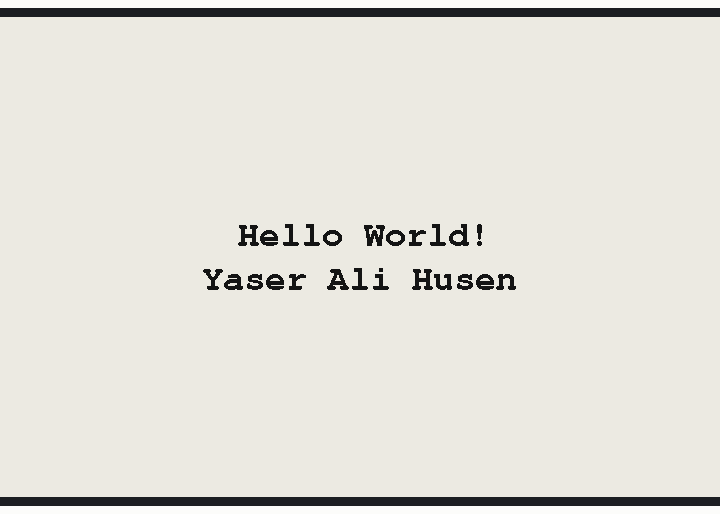
Bench run of a sketch on a simulated ESP32. Shown: 800×480 one-colour display. What the sketch prints to the serial monitor is not drawn.

Above: at 4.1 s.
At 5.3 s:
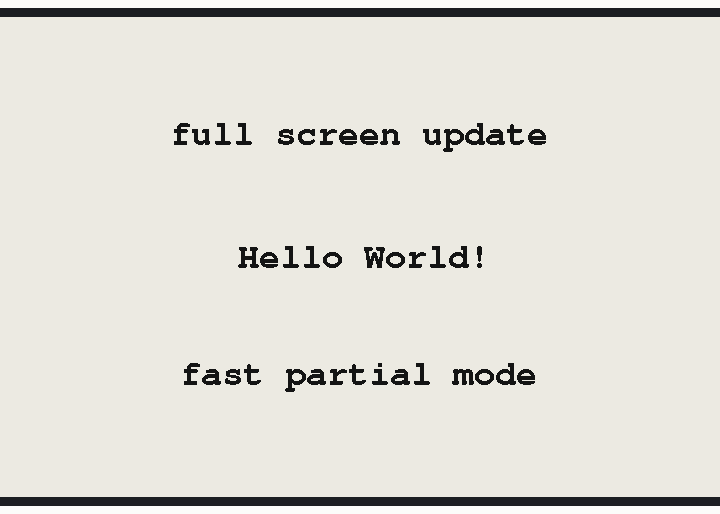
At 16.5 s:
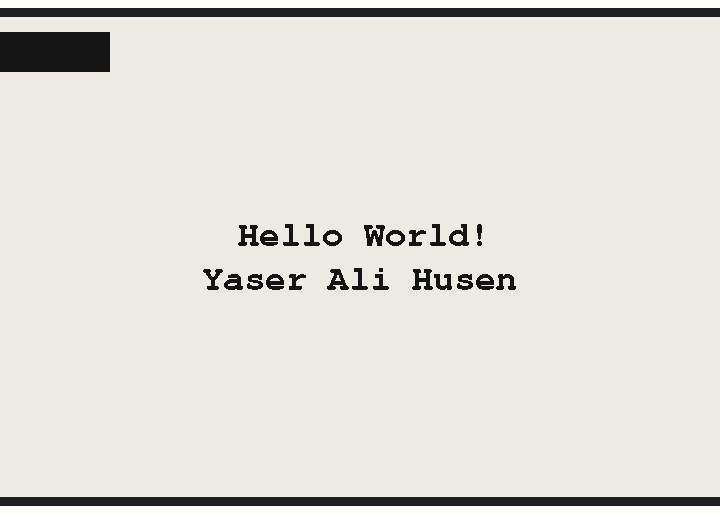
At 21.9 s:
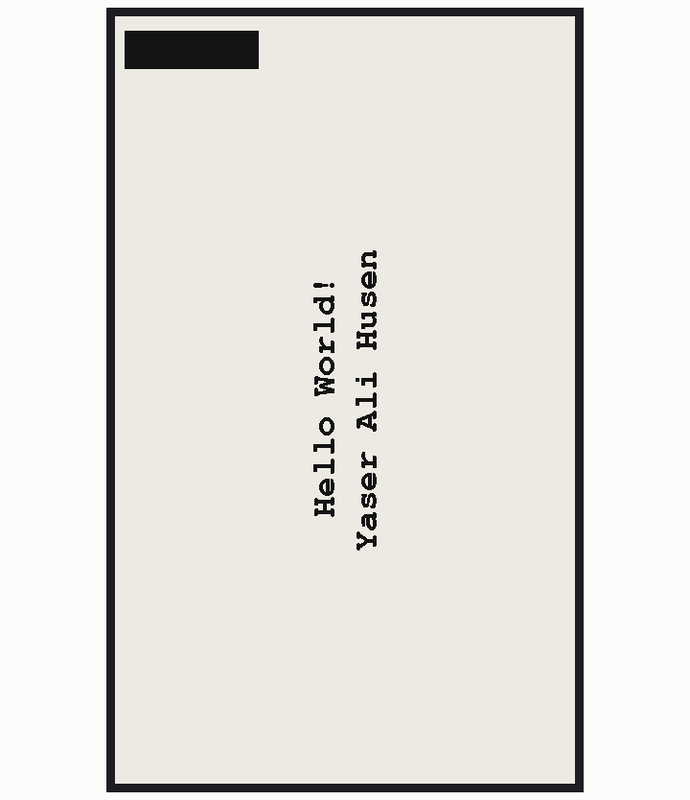
At 27.3 s:
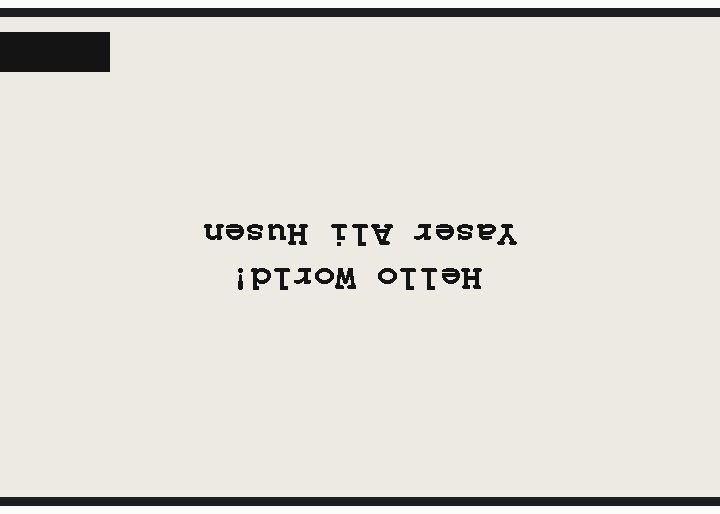
At 38.1 s:
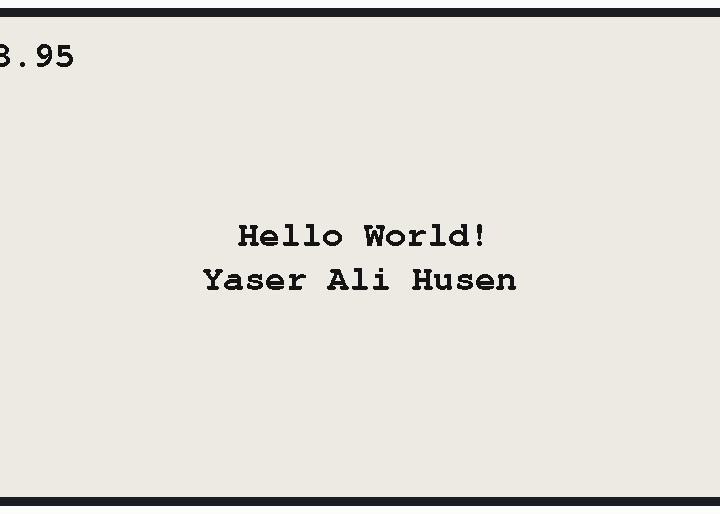

Measured:
- what the display in image 1 shows lasts 5.0 s, from 5.3 s to 10.3 s
- what the display in image 2 shows lasts 3.2 s, from 16.5 s to 19.7 s

The sketch:

ESP32_4.26_HelloWorld.ino
```cpp
// base class GxEPD2_GFX can be used to pass references or pointers to the display instance as parameter, uses ~1.2k more code
// enable or disable GxEPD2_GFX base class
#define ENABLE_GxEPD2_GFX 0

#include <GxEPD2_BW.h>
#include <GxEPD2_3C.h>
#include <Fonts/FreeMonoBold18pt7b.h>

// ESP32 CS(SS)=5,SCL(SCK)=18,SDA(MOSI)=23,BUSY=15,RES(RST)=2,DC=0

// 1.54'' EPD Module
//GxEPD2_BW<GxEPD2_154_D67, GxEPD2_154_D67::HEIGHT> display(GxEPD2_154_D67(/*CS=5*/ 15, /*DC=*/ 4, /*RES=*/ 5, /*BUSY=*/ 16)); // GDEH0154D67 200x200, SSD1681

// 2.13'' EPD Module
//GxEPD2_BW<GxEPD2_213_BN, GxEPD2_213_BN::HEIGHT> display(GxEPD2_213_BN(/*CS=5*/ 15, /*DC=*/ 4, /*RES=*/ 5, /*BUSY=*/ 16)); // DEPG0213BN 122x250, SSD1680
//GxEPD2_3C<GxEPD2_213_Z98c, GxEPD2_213_Z98c::HEIGHT> display(GxEPD2_213_Z98c(/*CS=5*/ 15, /*DC=*/ 4, /*RES=*/ 5, /*BUSY=*/ 16)); // GDEY0213Z98 122x250, SSD1680

// 2.9'' EPD Module
//GxEPD2_BW<GxEPD2_290_BS, GxEPD2_290_BS::HEIGHT> display(GxEPD2_290_BS(/*CS=5*/ 15, /*DC=*/ 4, /*RES=*/ 5, /*BUSY=*/ 16)); // DEPG0290BS 128x296, SSD1680
//GxEPD2_3C<GxEPD2_290_C90c, GxEPD2_290_C90c::HEIGHT> display(GxEPD2_290_C90c(/*CS=5*/ 15, /*DC=*/ 4, /*RES=*/ 5, /*BUSY=*/ 16)); // GDEM029C90 128x296, SSD1680

// 4.2'' EPD Module
//GxEPD2_BW<GxEPD2_420_GDEY042T81, GxEPD2_420_GDEY042T81::HEIGHT> display(GxEPD2_420_GDEY042T81(/*CS=5*/ 15, /*DC=*/ 4, /*RES=*/ 5, /*BUSY=*/ 16)); // 400x300, SSD1683

// 4.26'' EPD Module
GxEPD2_BW<GxEPD2_426_GDEQ0426T82, GxEPD2_426_GDEQ0426T82::HEIGHT> display(GxEPD2_426_GDEQ0426T82(/*CS=5*/ 5, /*DC=*/ 0, /*RES=*/ 2, /*BUSY=*/ 15)); // DEPG0213BN 122x250, SSD1680


void setup()
{
  display.init(115200,true,200,false);           //115200: Kecepatan komunikasi serial (baud rate),true: Menyalakan layar saat diinisialisasi, 50: Timeout dalam milidetik, false: Tidak mereset layar secara penuh saat inisialisasi
  helloWorld();                                 //memanggil prosedur
  helloFullScreenPartialMode();                 //memanggil prosedur
  delay(1000);
  if (display.epd2.hasFastPartialUpdate)        //Mengecek apakah layar mendukung partial update cepat
  {
    showPartialUpdate();                        //Memanggil prosedur showPartialUpdate, yang kemungkinan menampilkan pembaruan pada area tertentu layar
    delay(1000);
  }
  display.hibernate();                          //Mode ini mematikan layar untuk menghemat daya, sangat penting pada perangkat bertenaga baterai.
}

const char HelloWorld[] = "Hello World!";
const char HelloWeACtStudio[] = "Yaser Ali Husen";

void helloWorld()
{
  display.setRotation(0);
  display.setFont(&FreeMonoBold18pt7b);
  display.setTextColor(GxEPD_BLACK);
  int16_t tbx, tby;                             //integer dengan negatif, untuk kordinat posisi x,y
  uint16_t tbw, tbh;                            //integer non negatf, untuk lebar kotak dan tinggi kotak
  display.getTextBounds(HelloWorld, 0, 0, &tbx, &tby, &tbw, &tbh); //Menghitung dimensi teks (lebar dan tinggi) serta offset (tbx dan tby).
  // center the bounding box by transposition of the origin:
  uint16_t x = ((display.width() - tbw) / 2) - tbx;
  uint16_t y = ((display.height() - tbh) / 2) - tby;
  display.setFullWindow();                      //mengatur area tampilan penuh sebagai wilayah aktif untuk menggambar
  display.firstPage();                          //Memulai proses menggambar pada layar e-paper.
  do                                            //Melakukan looping untuk menggambar konten pada layar
  {
    display.fillScreen(GxEPD_WHITE);            //Membersihkan layar dan mengisinya dengan warna putih sebagai latar belakang.
    display.setCursor(x, y-tbh);                //Menentukan posisi untuk mencetak teks pertama (HelloWorld). Posisi disesuaikan agar teks sedikit lebih tinggi dari pusat (y - tbh)
    display.print(HelloWorld);                  //Menampilkan teks "Hello World!" pada koordinat yang telah dihitung sebelumnya
    display.setTextColor(display.epd2.hasColor ? GxEPD_RED : GxEPD_BLACK); //Mengatur warna teks berdasarkan kemampuan layar, Jika layar mendukung warna, gunakan warna merah (GxEPD_RED), Jika tidak, gunakan warna hitam (GxEPD_BLACK).
    display.getTextBounds(HelloWeACtStudio, 0, 0, &tbx, &tby, &tbw, &tbh); //Menghitung dimensi teks "WeAct Studio" (tbw, tbh) dan posisi offset (tbx, tby).
    x = ((display.width() - tbw) / 2) - tbx;    //Menghitung ulang koordinat x untuk memusatkan teks "WeAct Studio".
    display.setCursor(x, y+tbh);                //Menentukan posisi untuk mencetak teks kedua di bawah teks pertama (y + tbh).
    display.print(HelloWeACtStudio);            //Menampilkan teks "WeAct Studio" pada layar.
  }
  while (display.nextPage());                   //Melanjutkan proses menggambar hingga semua halaman selesai ditampilkan.
}

void helloFullScreenPartialMode()
{
  //Serial.println("helloFullScreenPartialMode");
  const char fullscreen[] = "full screen update";
  const char fpm[] = "fast partial mode";
  const char spm[] = "slow partial mode";
  const char npm[] = "no partial mode";
  display.setPartialWindow(0, 0, display.width(), display.height());  //Menyetel mode parsial dengan menggunakan seluruh area layar.
  display.setRotation(0);
  display.setFont(&FreeMonoBold18pt7b);
  if (display.epd2.WIDTH < 104) display.setFont(0); //Menggunakan font FreeMonoBold9pt7b untuk teks. Jika layar terlalu kecil, font default digunakan.
  display.setTextColor(GxEPD_BLACK);
  const char* updatemode;
  if (display.epd2.hasFastPartialUpdate)        //Mengecek kemampuan layar untuk mendukung partial update
  {
    updatemode = fpm;                           //Fast partial mode (fpm): Pembaruan sebagian dengan kecepatan tinggi.
  }
  else if (display.epd2.hasPartialUpdate)
  {
    updatemode = spm;                           //Slow partial mode (spm): Pembaruan sebagian tetapi lebih lambat.
  }
  else
  {
    updatemode = npm;                           //No partial mode (npm): Tidak mendukung pembaruan parsial
  }
  // do this outside of the loop
  int16_t tbx, tby; uint16_t tbw, tbh;
  // center update text
  display.getTextBounds(fullscreen, 0, 0, &tbx, &tby, &tbw, &tbh);  //Posisi teks dihitung untuk memusatkannya di layar.
  uint16_t utx = ((display.width() - tbw) / 2) - tbx;
  uint16_t uty = ((display.height() / 4) - tbh / 2) - tby;
  // center update mode
  display.getTextBounds(updatemode, 0, 0, &tbx, &tby, &tbw, &tbh);
  uint16_t umx = ((display.width() - tbw) / 2) - tbx;
  uint16_t umy = ((display.height() * 3 / 4) - tbh / 2) - tby;
  // center HelloWorld
  display.getTextBounds(HelloWorld, 0, 0, &tbx, &tby, &tbw, &tbh);
  uint16_t hwx = ((display.width() - tbw) / 2) - tbx;
  uint16_t hwy = ((display.height() - tbh) / 2) - tby;
  display.firstPage();
  do
  {
    display.fillScreen(GxEPD_WHITE);            //Mengisi layar dengan warna putih (membersihkan layar)
    display.setCursor(hwx, hwy);                //Menentukan posisi kursor untuk setiap teks dan mencetaknya pada layar.
    display.print(HelloWorld);                  //"Hello World" di tengah layar.
    display.setCursor(utx, uty);
    display.print(fullscreen);                  //"full screen update" di bagian atas tengah layar.
    display.setCursor(umx, umy);
    display.print(updatemode);                  //Mode pembaruan (seperti "fast partial mode") di bagian bawah tengah layar.
  }
  while (display.nextPage());
  Serial.println("helloFullScreenPartialMode done");
}

//Fungsi showPartialUpdate bertujuan untuk mendemonstrasikan kemampuan layar e-paper untuk melakukan pembaruan parsial,
//yaitu menggambar atau memperbarui hanya bagian tertentu dari layar (bukan keseluruhan)
void showPartialUpdate()
{
  // some useful background
  helloWorld();
  delay(5000);
  // use asymmetric values for test
  uint16_t box_x = 10;                          //Mendefinisikan posisi (x, y), lebar, dan tinggi dari kotak pembaruan parsial di laya
  uint16_t box_y = 15;
  uint16_t box_w = 140;
  uint16_t box_h = 40;
  uint16_t cursor_y = box_y + box_h - 6;
  if (display.epd2.WIDTH < 104) cursor_y = box_y + 6;
  float value = 13.95;                                        //value awal
  uint16_t incr = display.epd2.hasFastPartialUpdate ? 1 : 3;  //Mengatur jumlah langkah perubahan berdasarkan kemampuan layar
  display.setFont(&FreeMonoBold18pt7b);
  if (display.epd2.WIDTH < 104) display.setFont(0);           //Argumen 0 kemungkinan merujuk pada font default atau ukuran font yang lebih kecil
  display.setTextColor(GxEPD_BLACK);
  // show where the update box is
  for (uint16_t r = 0; r < 4; r++)                            //Menjalankan blok kode di dalam for sebanyak 4 kali, dengan nilai r berturut-turut menjadi 0, 1, 2, dan 3.
  {
    display.setRotation(r);
    display.setPartialWindow(box_x, box_y, box_w, box_h);     //memperbarui hanya sebagian dari layar e-paper
    display.firstPage();
    do
    {
      display.fillRect(box_x, box_y, box_w, box_h, GxEPD_BLACK);  //Menggambar sebuah kotak berwarna solid yang dimulai dari koordinat (box_x, box_y) dengan lebar box_w dan tinggi box_h.
      //display.fillScreen(GxEPD_BLACK);
    }
    while (display.nextPage());
    delay(2000);
    display.firstPage();
    do
    {
      display.fillRect(box_x, box_y, box_w, box_h, GxEPD_WHITE);
    }
    while (display.nextPage());
    delay(1000);
  }
  //return;
  // show updates in the update box
  for (uint16_t r = 0; r < 4; r++)
  {
    display.setRotation(r);
    display.setPartialWindow(box_x, box_y, box_w, box_h);
    for (uint16_t i = 1; i <= 10; i += incr)
    {
      display.firstPage();
      do
      {
        display.fillRect(box_x, box_y, box_w, box_h, GxEPD_WHITE);  //Mengisi area kotak dengan warna tertentu.
        display.setCursor(box_x, cursor_y);
        display.print(value * i, 2);
      }
      while (display.nextPage());
      delay(500);
    }
    delay(1000);
    display.firstPage();
    do
    {
      display.fillRect(box_x, box_y, box_w, box_h, GxEPD_WHITE);  //Mengisi area kotak dengan warna tertentu.
    }
    while (display.nextPage());
    delay(1000);
  }
}

void loop() {
  // put your main code here, to run repeatedly:
}
```
